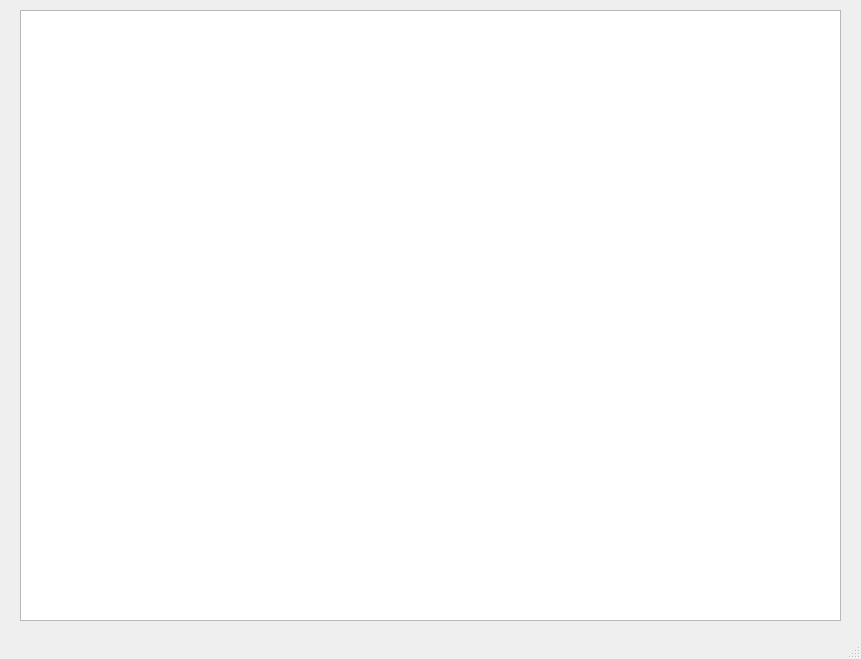
<?xml version="1.0" encoding="UTF-8"?>
<ui version="4.0">
 <class>MainWindow</class>
 <widget class="QMainWindow" name="MainWindow">
  <property name="geometry">
   <rect>
    <x>0</x>
    <y>0</y>
    <width>861</width>
    <height>659</height>
   </rect>
  </property>
  <property name="windowTitle">
   <string>Физика мяча</string>
  </property>
  <widget class="QWidget" name="centralwidget">
   <widget class="QGraphicsView" name="graphicsView">
    <property name="geometry">
     <rect>
      <x>20</x>
      <y>10</y>
      <width>821</width>
      <height>611</height>
     </rect>
    </property>
   </widget>
  </widget>
  <widget class="QMenuBar" name="menubar">
   <property name="geometry">
    <rect>
     <x>0</x>
     <y>0</y>
     <width>861</width>
     <height>21</height>
    </rect>
   </property>
  </widget>
  <widget class="QStatusBar" name="statusbar"/>
 </widget>
 <resources/>
 <connections/>
</ui>
